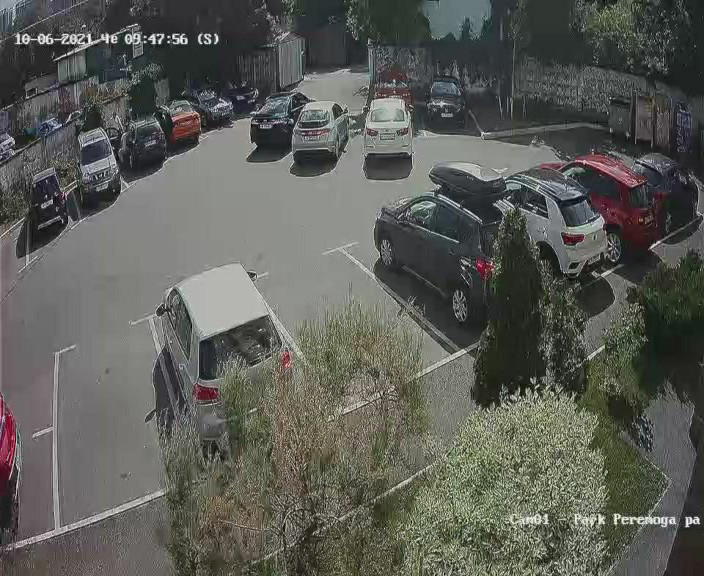
#> input picture testimages/cam1/3.jpg, 704 x 576 px
$ python main.py
#> lines starting #> are read from the running program, lines starting #| are printed output that depends on the picture; after the words box and inside, x2 and y2 are one past the last pixel; in counts of white or black regions, pixels touching at a corner belong together; long printed decimals are rounded
#> further down, r is the input picture: shape (576, 704, 3); mean B, G, R 87, 92.8, 91.6
# This is a sample Python script.

# Press ⌃R to execute it or replace it with your code.
# Press Double ⇧ to search everywhere for classes, files, tool windows, actions, and settings.
from io import BytesIO

import numpy as np
import cv2
import requests
from PIL import Image


def count_empty_lots(img):
    mask = cv2.imread('masks/mask.png', 0)
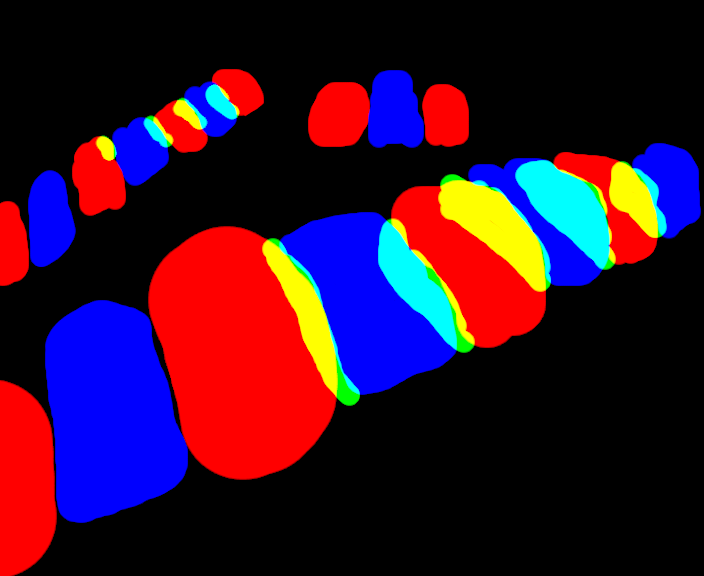
#> input picture masks/mask.png, 704 x 576 px
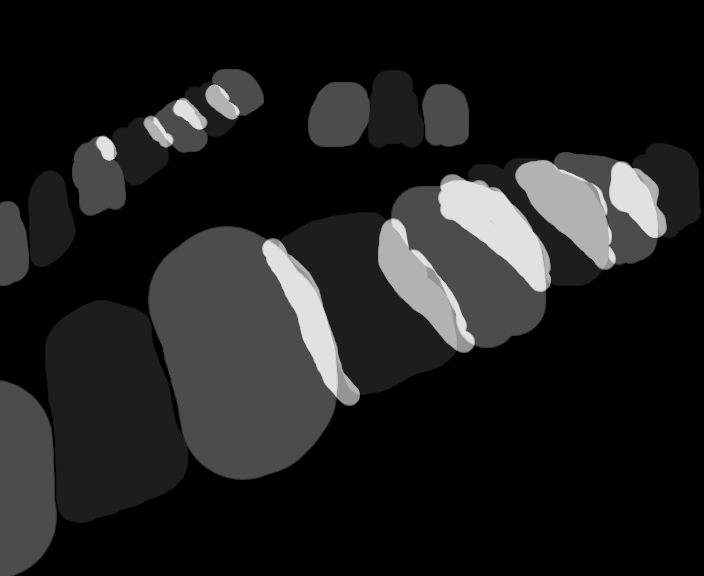
#> mask: shape (576, 704); min 0, max 233, mean 30
    r = cv2.bitwise_and(img, img, mask=mask)
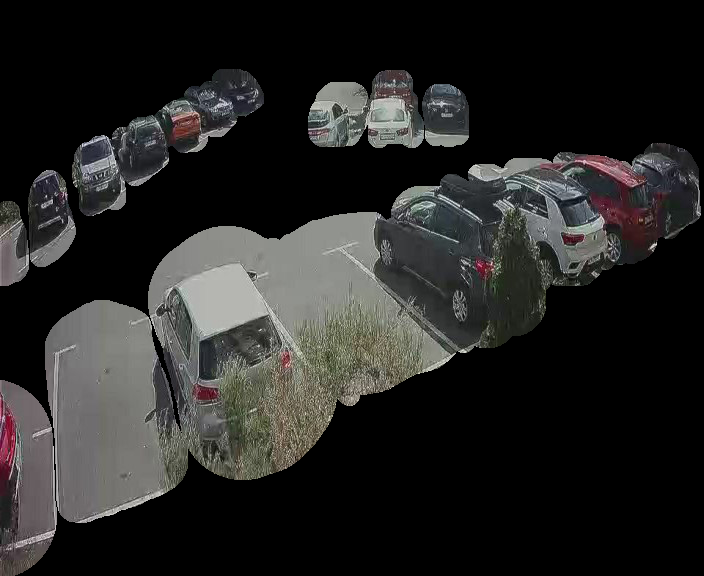
#> r: shape (576, 704, 3); mean B, G, R 36.3, 37.5, 37.9

    r = cv2.cvtColor(r, cv2.COLOR_BGR2GRAY)
#> r: shape (576, 704)

    free_lots = 0
    lots = 0

    contours, hier = cv2.findContours(r, cv2.RETR_LIST, cv2.CHAIN_APPROX_SIMPLE)
#> contours = 12 contours, 6 with area under 20; largest, box (x1, y1, x2, y2) and area: (0, 143, 701, 576) 127108, (72, 69, 264, 216) 11292, (308, 70, 469, 148) 9296, (28, 170, 76, 267) 3450, (0, 201, 29, 286) 1979, (150, 320, 182, 432) 556
    for contour in contours:
        if 200 < cv2.contourArea(contour):
            mask = np.zeros(r.shape, np.uint8)
            cv2.drawContours(mask, [contour], -1, 255, -1)
            mean, std = cv2.meanStdDev(r, mask=mask)
            if mean > 100:
                free_lots += 1
                cv2.drawContours(r, [contour], 0, (255, 255, 0), 2)
            else:
                cv2.drawContours(r, [contour], 0, (0, 255, 255), 2)
            lots += 1
            print(mean, std)
#> this loop made 12 passes
#> (mean, std, free_lots) on pass 11: ([110.9], [46.75], 1)
#> (mean, std) on passes 3, 7, 8, 10, 12: ([33.08], [52.55]), ([95.95], [35.16]), ([72.55], [43.78]), ([99.77], [43.44]), ([72.85], [43.1])
#| [[33.079]] [[52.551]]
#| [[95.950]] [[35.163]]
#| [[72.546]] [[43.782]]
#| [[99.774]] [[43.436]]
#| [[110.929]] [[46.746]]
#| [[72.845]] [[43.104]]
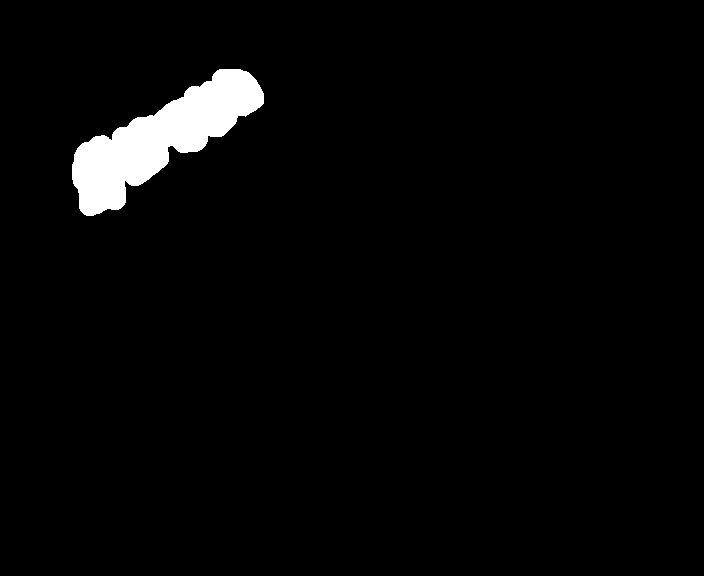
#> mask: shape (576, 704); 2.8% white; 1 white region, box (x1, y1, x2, y2) and area: (72, 69, 264, 216) 11550
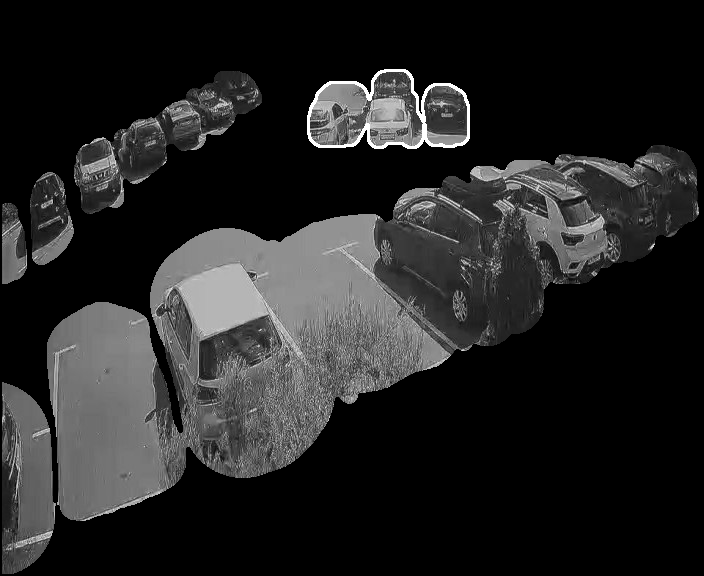
#> r: shape (576, 704); min 0, max 255, mean 36.4
#> after the loop, free_lots = 1; lots = 6

    cv2.putText(r, f'{free_lots} free lots of {lots}', (10, 30), cv2.FONT_HERSHEY_SIMPLEX, 1, (255, 255, 255), 2, cv2.LINE_AA)
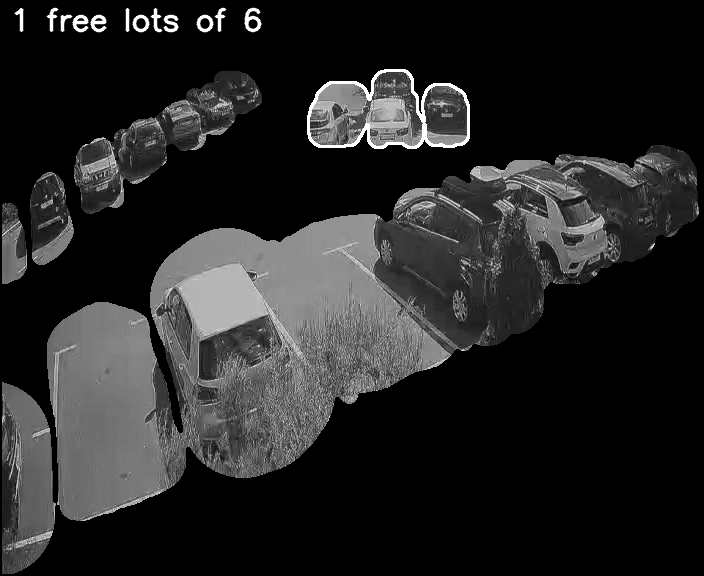
#> r: shape (576, 704); 0.56% of pixels changed, all inside (x1, y1, x2, y2) = (14, 7, 262, 33)

    cv2.namedWindow("video", cv2.WINDOW_AUTOSIZE)
    cv2.imshow("video", r)
    cv2.waitKey(30000)


def retrieve_img():
    ses = requests.Session()
    resp = ses.get("http://voskresenska12g:Show_Me_Camera!@176.104.29.1/ISAPI/Streaming/channels/101/picture")
    r = np.array(Image.open(BytesIO(resp.content)))
    return r


def consequtive():
    return np.mean([
        cv2.cvtColor(cv2.imread('testimages/cam1/consequtive/1.jpg'), cv2.COLOR_BGR2GRAY),
        cv2.cvtColor(cv2.imread('testimages/cam1/consequtive/2.jpg'), cv2.COLOR_BGR2GRAY),
        cv2.cvtColor(cv2.imread('testimages/cam1/consequtive/3.jpg'), cv2.COLOR_BGR2GRAY),
    ])


if __name__ == '__main__':
    # r = retrieve_img()
    r = cv2.imread('testimages/cam1/3.jpg')
    # r = consequtive()
    count_empty_lots(r)
